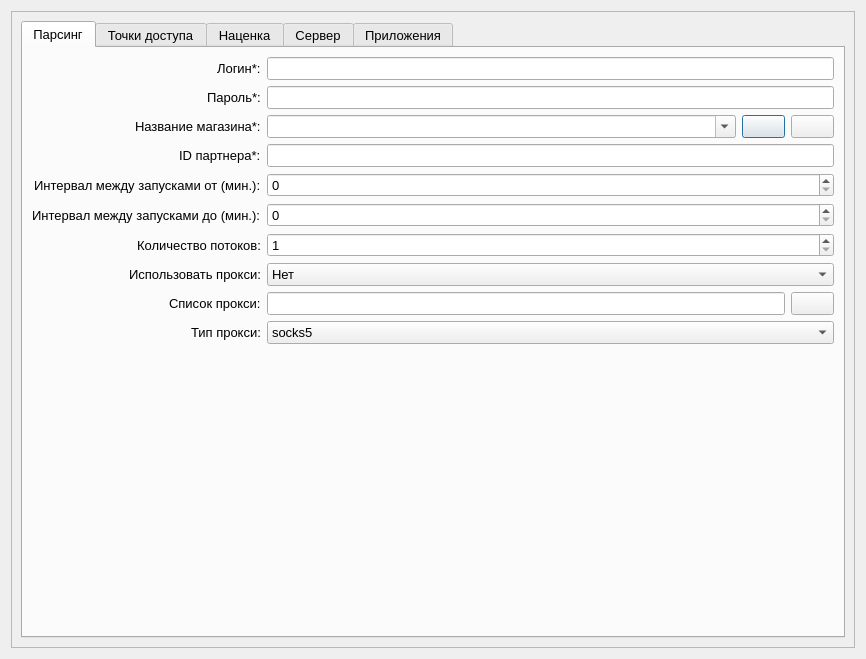
<?xml version="1.0" encoding="UTF-8"?>
<ui version="4.0">
 <class>Dialog</class>
 <widget class="QDialog" name="Dialog">
  <property name="geometry">
   <rect>
    <x>0</x>
    <y>0</y>
    <width>866</width>
    <height>659</height>
   </rect>
  </property>
  <property name="font">
   <font>
    <pointsize>10</pointsize>
    <stylestrategy>PreferDefault</stylestrategy>
   </font>
  </property>
  <property name="focusPolicy">
   <enum>Qt::NoFocus</enum>
  </property>
  <property name="windowTitle">
   <string>Настройки</string>
  </property>
  <property name="windowIcon">
   <iconset resource="../media/conf_rs.qrc">
    <normaloff>:/icons/settings2.ico</normaloff>:/icons/settings2.ico</iconset>
  </property>
  <property name="windowOpacity">
   <double>1.000000000000000</double>
  </property>
  <layout class="QGridLayout" name="gridLayout">
   <item row="0" column="0">
    <widget class="QScrollArea" name="scrollArea">
     <property name="widgetResizable">
      <bool>true</bool>
     </property>
     <widget class="QWidget" name="scrollAreaWidgetContents">
      <property name="geometry">
       <rect>
        <x>0</x>
        <y>0</y>
        <width>846</width>
        <height>639</height>
       </rect>
      </property>
      <layout class="QGridLayout" name="gridLayout_2">
       <item row="0" column="1">
        <widget class="QTabWidget" name="configurationTabWidget">
         <property name="enabled">
          <bool>true</bool>
         </property>
         <property name="sizePolicy">
          <sizepolicy hsizetype="Expanding" vsizetype="Expanding">
           <horstretch>0</horstretch>
           <verstretch>0</verstretch>
          </sizepolicy>
         </property>
         <property name="currentIndex">
          <number>0</number>
         </property>
         <property name="usesScrollButtons">
          <bool>false</bool>
         </property>
         <widget class="QWidget" name="tab">
          <attribute name="icon">
           <iconset resource="../media/conf_rs.qrc">
            <normaloff>:/icons/settings_parser.ico</normaloff>:/icons/settings_parser.ico</iconset>
          </attribute>
          <attribute name="title">
           <string>Парсинг</string>
          </attribute>
          <layout class="QFormLayout" name="formLayout">
           <property name="labelAlignment">
            <set>Qt::AlignRight|Qt::AlignTrailing|Qt::AlignVCenter</set>
           </property>
           <item row="0" column="0">
            <widget class="QLabel" name="email_login_label">
             <property name="text">
              <string>Логин*:</string>
             </property>
            </widget>
           </item>
           <item row="0" column="1">
            <widget class="QLineEdit" name="email_login_lineEdit">
             <property name="sizePolicy">
              <sizepolicy hsizetype="Minimum" vsizetype="Minimum">
               <horstretch>0</horstretch>
               <verstretch>0</verstretch>
              </sizepolicy>
             </property>
             <property name="mouseTracking">
              <bool>false</bool>
             </property>
             <property name="contextMenuPolicy">
              <enum>Qt::NoContextMenu</enum>
             </property>
             <property name="accessibleName">
              <string/>
             </property>
            </widget>
           </item>
           <item row="1" column="0">
            <widget class="QLabel" name="password_label">
             <property name="text">
              <string>Пароль*:</string>
             </property>
            </widget>
           </item>
           <item row="1" column="1">
            <widget class="QLineEdit" name="password_lineEdit"/>
           </item>
           <item row="3" column="0">
            <widget class="QLabel" name="label_16">
             <property name="text">
              <string>Название магазина*:</string>
             </property>
            </widget>
           </item>
           <item row="3" column="1">
            <layout class="QHBoxLayout" name="horizontalLayout_9">
             <item>
              <widget class="QComboBox" name="name_store_comboBox">
               <property name="sizePolicy">
                <sizepolicy hsizetype="Minimum" vsizetype="Minimum">
                 <horstretch>0</horstretch>
                 <verstretch>0</verstretch>
                </sizepolicy>
               </property>
               <property name="editable">
                <bool>true</bool>
               </property>
               <property name="currentText">
                <string/>
               </property>
              </widget>
             </item>
             <item>
              <widget class="QPushButton" name="add_name_store_pushButton">
               <property name="sizePolicy">
                <sizepolicy hsizetype="Fixed" vsizetype="Fixed">
                 <horstretch>10</horstretch>
                 <verstretch>10</verstretch>
                </sizepolicy>
               </property>
               <property name="minimumSize">
                <size>
                 <width>10</width>
                 <height>10</height>
                </size>
               </property>
               <property name="text">
                <string/>
               </property>
               <property name="icon">
                <iconset resource="../media/conf_rs.qrc">
                 <normaloff>:/icons/plus.ico</normaloff>:/icons/plus.ico</iconset>
               </property>
               <property name="flat">
                <bool>false</bool>
               </property>
              </widget>
             </item>
             <item>
              <widget class="QPushButton" name="remove_name_store_pushButton">
               <property name="sizePolicy">
                <sizepolicy hsizetype="Fixed" vsizetype="Fixed">
                 <horstretch>0</horstretch>
                 <verstretch>0</verstretch>
                </sizepolicy>
               </property>
               <property name="text">
                <string/>
               </property>
               <property name="icon">
                <iconset resource="../media/conf_rs.qrc">
                 <normaloff>:/icons/minus.ico</normaloff>:/icons/minus.ico</iconset>
               </property>
              </widget>
             </item>
            </layout>
           </item>
           <item row="6" column="0">
            <widget class="QLabel" name="label_17">
             <property name="text">
              <string>ID партнера*:</string>
             </property>
            </widget>
           </item>
           <item row="6" column="1">
            <widget class="QLineEdit" name="id_partner_lineEdit"/>
           </item>
           <item row="7" column="0">
            <widget class="QLabel" name="label_18">
             <property name="text">
              <string>Интервал между запусками от (мин.):</string>
             </property>
            </widget>
           </item>
           <item row="7" column="1">
            <widget class="QSpinBox" name="interval_from_spinBox">
             <property name="sizePolicy">
              <sizepolicy hsizetype="Minimum" vsizetype="Minimum">
               <horstretch>0</horstretch>
               <verstretch>0</verstretch>
              </sizepolicy>
             </property>
             <property name="minimum">
              <number>0</number>
             </property>
             <property name="value">
              <number>0</number>
             </property>
            </widget>
           </item>
           <item row="8" column="0">
            <widget class="QLabel" name="label_19">
             <property name="text">
              <string>Интервал между запусками до (мин.):</string>
             </property>
            </widget>
           </item>
           <item row="8" column="1">
            <widget class="QSpinBox" name="interval_before_spinBox">
             <property name="sizePolicy">
              <sizepolicy hsizetype="Minimum" vsizetype="Minimum">
               <horstretch>0</horstretch>
               <verstretch>0</verstretch>
              </sizepolicy>
             </property>
            </widget>
           </item>
           <item row="9" column="0">
            <widget class="QLabel" name="label_20">
             <property name="text">
              <string>Количество потоков:</string>
             </property>
            </widget>
           </item>
           <item row="9" column="1">
            <widget class="QSpinBox" name="number_thread_spinBox">
             <property name="sizePolicy">
              <sizepolicy hsizetype="Minimum" vsizetype="Minimum">
               <horstretch>0</horstretch>
               <verstretch>0</verstretch>
              </sizepolicy>
             </property>
             <property name="minimum">
              <number>1</number>
             </property>
            </widget>
           </item>
           <item row="10" column="0">
            <widget class="QLabel" name="label_21">
             <property name="text">
              <string>Использовать прокси:</string>
             </property>
            </widget>
           </item>
           <item row="10" column="1">
            <widget class="QComboBox" name="use_proxy_comboBox">
             <property name="sizePolicy">
              <sizepolicy hsizetype="Minimum" vsizetype="Minimum">
               <horstretch>0</horstretch>
               <verstretch>0</verstretch>
              </sizepolicy>
             </property>
             <item>
              <property name="text">
               <string>Нет</string>
              </property>
             </item>
             <item>
              <property name="text">
               <string>Да</string>
              </property>
             </item>
            </widget>
           </item>
           <item row="11" column="0">
            <widget class="QLabel" name="label_22">
             <property name="text">
              <string>Список прокси:</string>
             </property>
            </widget>
           </item>
           <item row="11" column="1">
            <layout class="QHBoxLayout" name="horizontalLayout">
             <item>
              <widget class="QLineEdit" name="list_proxy_path_lineEdit">
               <property name="enabled">
                <bool>true</bool>
               </property>
               <property name="inputMethodHints">
                <set>Qt::ImhNone</set>
               </property>
               <property name="inputMask">
                <string/>
               </property>
              </widget>
             </item>
             <item>
              <widget class="QPushButton" name="load_list_proxy_pushButton">
               <property name="enabled">
                <bool>true</bool>
               </property>
               <property name="sizePolicy">
                <sizepolicy hsizetype="Minimum" vsizetype="Minimum">
                 <horstretch>0</horstretch>
                 <verstretch>0</verstretch>
                </sizepolicy>
               </property>
               <property name="minimumSize">
                <size>
                 <width>10</width>
                 <height>10</height>
                </size>
               </property>
               <property name="styleSheet">
                <string notr="true"/>
               </property>
               <property name="text">
                <string/>
               </property>
               <property name="icon">
                <iconset resource="../media/conf_rs.qrc">
                 <normaloff>:/icons/folder.ico</normaloff>:/icons/folder.ico</iconset>
               </property>
               <property name="checkable">
                <bool>false</bool>
               </property>
               <property name="checked">
                <bool>false</bool>
               </property>
               <property name="autoRepeat">
                <bool>false</bool>
               </property>
               <property name="autoExclusive">
                <bool>false</bool>
               </property>
               <property name="flat">
                <bool>false</bool>
               </property>
              </widget>
             </item>
            </layout>
           </item>
           <item row="12" column="0">
            <widget class="QLabel" name="label_23">
             <property name="text">
              <string>Тип прокси:</string>
             </property>
            </widget>
           </item>
           <item row="12" column="1">
            <widget class="QComboBox" name="type_proxy_comboBox">
             <property name="enabled">
              <bool>true</bool>
             </property>
             <item>
              <property name="text">
               <string>socks5</string>
              </property>
             </item>
            </widget>
           </item>
          </layout>
         </widget>
         <widget class="QWidget" name="tab_2">
          <attribute name="icon">
           <iconset resource="../media/conf_rs.qrc">
            <normaloff>:/icons/availability.ico</normaloff>:/icons/availability.ico</iconset>
          </attribute>
          <attribute name="title">
           <string>Точки доступа</string>
          </attribute>
          <layout class="QVBoxLayout" name="verticalLayout_3">
           <item>
            <widget class="QScrollArea" name="scrollArea_2">
             <property name="widgetResizable">
              <bool>true</bool>
             </property>
             <widget class="QWidget" name="scrollAreaWidgetContents_2">
              <property name="geometry">
               <rect>
                <x>0</x>
                <y>0</y>
                <width>802</width>
                <height>572</height>
               </rect>
              </property>
              <layout class="QVBoxLayout" name="verticalLayout_4">
               <item>
                <widget class="QGroupBox" name="groupBox">
                 <property name="title">
                  <string>Основной город</string>
                 </property>
                 <layout class="QFormLayout" name="formLayout_9">
                  <property name="labelAlignment">
                   <set>Qt::AlignRight|Qt::AlignTrailing|Qt::AlignVCenter</set>
                  </property>
                  <item row="0" column="0">
                   <widget class="QLabel" name="label_6">
                    <property name="text">
                     <string>Город:</string>
                    </property>
                   </widget>
                  </item>
                  <item row="0" column="1">
                   <widget class="QLineEdit" name="lineEdit_city_name_1">
                    <property name="enabled">
                     <bool>false</bool>
                    </property>
                   </widget>
                  </item>
                  <item row="1" column="0">
                   <widget class="QLabel" name="label_7">
                    <property name="text">
                     <string>Точки продаж:</string>
                    </property>
                   </widget>
                  </item>
                  <item row="1" column="1">
                   <widget class="QLineEdit" name="lineEdit_seller_points_1">
                    <property name="enabled">
                     <bool>false</bool>
                    </property>
                   </widget>
                  </item>
                 </layout>
                </widget>
               </item>
               <item>
                <widget class="QGroupBox" name="groupBox_2">
                 <property name="title">
                  <string>Город 2</string>
                 </property>
                 <layout class="QFormLayout" name="formLayout_8">
                  <property name="labelAlignment">
                   <set>Qt::AlignRight|Qt::AlignTrailing|Qt::AlignVCenter</set>
                  </property>
                  <item row="0" column="0">
                   <widget class="QLabel" name="label_9">
                    <property name="text">
                     <string>Город:</string>
                    </property>
                   </widget>
                  </item>
                  <item row="0" column="1">
                   <widget class="QLineEdit" name="lineEdit_city_name_2">
                    <property name="enabled">
                     <bool>false</bool>
                    </property>
                   </widget>
                  </item>
                  <item row="1" column="0">
                   <widget class="QLabel" name="label_8">
                    <property name="text">
                     <string>Точки продаж:</string>
                    </property>
                   </widget>
                  </item>
                  <item row="1" column="1">
                   <widget class="QLineEdit" name="lineEdit_seller_points_2">
                    <property name="enabled">
                     <bool>false</bool>
                    </property>
                   </widget>
                  </item>
                 </layout>
                </widget>
               </item>
               <item>
                <widget class="QGroupBox" name="groupBox_3">
                 <property name="title">
                  <string>Город 3</string>
                 </property>
                 <layout class="QFormLayout" name="formLayout_7">
                  <property name="labelAlignment">
                   <set>Qt::AlignRight|Qt::AlignTrailing|Qt::AlignVCenter</set>
                  </property>
                  <item row="0" column="0">
                   <widget class="QLabel" name="label_11">
                    <property name="text">
                     <string>Город:</string>
                    </property>
                   </widget>
                  </item>
                  <item row="0" column="1">
                   <widget class="QLineEdit" name="lineEdit_city_name_3">
                    <property name="enabled">
                     <bool>false</bool>
                    </property>
                   </widget>
                  </item>
                  <item row="1" column="0">
                   <widget class="QLabel" name="label_10">
                    <property name="text">
                     <string>Точки продаж:</string>
                    </property>
                   </widget>
                  </item>
                  <item row="1" column="1">
                   <widget class="QLineEdit" name="lineEdit_seller_points_3">
                    <property name="enabled">
                     <bool>false</bool>
                    </property>
                   </widget>
                  </item>
                 </layout>
                </widget>
               </item>
               <item>
                <widget class="QGroupBox" name="groupBox_4">
                 <property name="title">
                  <string>Город 4</string>
                 </property>
                 <layout class="QFormLayout" name="formLayout_6">
                  <property name="labelAlignment">
                   <set>Qt::AlignRight|Qt::AlignTrailing|Qt::AlignVCenter</set>
                  </property>
                  <item row="0" column="0">
                   <widget class="QLabel" name="label_34">
                    <property name="text">
                     <string>Город:</string>
                    </property>
                   </widget>
                  </item>
                  <item row="0" column="1">
                   <widget class="QLineEdit" name="lineEdit_city_name_4">
                    <property name="enabled">
                     <bool>false</bool>
                    </property>
                   </widget>
                  </item>
                  <item row="1" column="0">
                   <widget class="QLabel" name="label_12">
                    <property name="text">
                     <string>Точки продаж:</string>
                    </property>
                   </widget>
                  </item>
                  <item row="1" column="1">
                   <widget class="QLineEdit" name="lineEdit_seller_points_4">
                    <property name="enabled">
                     <bool>false</bool>
                    </property>
                   </widget>
                  </item>
                 </layout>
                </widget>
               </item>
               <item>
                <layout class="QFormLayout" name="formLayout_2">
                 <property name="labelAlignment">
                  <set>Qt::AlignRight|Qt::AlignTrailing|Qt::AlignVCenter</set>
                 </property>
                 <item row="0" column="0">
                  <widget class="QLabel" name="label_5">
                   <property name="text">
                    <string>№ города:</string>
                   </property>
                  </widget>
                 </item>
                 <item row="0" column="1">
                  <widget class="QComboBox" name="comboBox_number_cities"/>
                 </item>
                 <item row="1" column="0">
                  <widget class="QLabel" name="label">
                   <property name="text">
                    <string>Название города:</string>
                   </property>
                  </widget>
                 </item>
                 <item row="1" column="1">
                  <widget class="QComboBox" name="comboBox_name_city"/>
                 </item>
                 <item row="2" column="0">
                  <widget class="QLabel" name="label_2">
                   <property name="text">
                    <string>Точки продаж:</string>
                   </property>
                  </widget>
                 </item>
                 <item row="2" column="1">
                  <layout class="QHBoxLayout" name="horizontalLayout_5">
                   <item>
                    <widget class="QLineEdit" name="lineEdit_list_PP">
                     <property name="enabled">
                      <bool>false</bool>
                     </property>
                    </widget>
                   </item>
                   <item>
                    <widget class="QComboBox" name="comboBox_list_name_pp"/>
                   </item>
                   <item>
                    <widget class="QPushButton" name="pushButton_add_pp">
                     <property name="text">
                      <string/>
                     </property>
                     <property name="icon">
                      <iconset resource="../media/conf_rs.qrc">
                       <normaloff>:/icons/plus.ico</normaloff>:/icons/plus.ico</iconset>
                     </property>
                    </widget>
                   </item>
                   <item>
                    <widget class="QPushButton" name="pushButton_clear_all_pp">
                     <property name="sizePolicy">
                      <sizepolicy hsizetype="Fixed" vsizetype="Fixed">
                       <horstretch>0</horstretch>
                       <verstretch>0</verstretch>
                      </sizepolicy>
                     </property>
                     <property name="text">
                      <string/>
                     </property>
                     <property name="icon">
                      <iconset resource="../media/conf_rs.qrc">
                       <normaloff>:/icons/minus.ico</normaloff>:/icons/minus.ico</iconset>
                     </property>
                    </widget>
                   </item>
                  </layout>
                 </item>
                 <item row="3" column="0">
                  <widget class="QLabel" name="label_4">
                   <property name="text">
                    <string/>
                   </property>
                  </widget>
                 </item>
                 <item row="3" column="1">
                  <layout class="QHBoxLayout" name="horizontalLayout_10">
                   <item>
                    <spacer name="horizontalSpacer">
                     <property name="orientation">
                      <enum>Qt::Horizontal</enum>
                     </property>
                     <property name="sizeHint" stdset="0">
                      <size>
                       <width>40</width>
                       <height>20</height>
                      </size>
                     </property>
                    </spacer>
                   </item>
                   <item>
                    <widget class="QPushButton" name="pushButton_add_city">
                     <property name="text">
                      <string>Добавить город</string>
                     </property>
                    </widget>
                   </item>
                  </layout>
                 </item>
                </layout>
               </item>
              </layout>
             </widget>
            </widget>
           </item>
          </layout>
         </widget>
         <widget class="QWidget" name="tab_4">
          <property name="layoutDirection">
           <enum>Qt::LeftToRight</enum>
          </property>
          <attribute name="icon">
           <iconset resource="../media/conf_rs.qrc">
            <normaloff>:/icons/price.ico</normaloff>:/icons/price.ico</iconset>
          </attribute>
          <attribute name="title">
           <string>Наценка</string>
          </attribute>
          <layout class="QFormLayout" name="formLayout_3">
           <property name="sizeConstraint">
            <enum>QLayout::SetDefaultConstraint</enum>
           </property>
           <property name="fieldGrowthPolicy">
            <enum>QFormLayout::AllNonFixedFieldsGrow</enum>
           </property>
           <property name="rowWrapPolicy">
            <enum>QFormLayout::DontWrapRows</enum>
           </property>
           <property name="labelAlignment">
            <set>Qt::AlignBottom|Qt::AlignRight|Qt::AlignTrailing</set>
           </property>
           <property name="formAlignment">
            <set>Qt::AlignHCenter|Qt::AlignTop</set>
           </property>
           <property name="leftMargin">
            <number>16</number>
           </property>
           <property name="topMargin">
            <number>9</number>
           </property>
           <item row="0" column="0">
            <widget class="QLabel" name="label_13">
             <property name="text">
              <string>Формирование цены:</string>
             </property>
            </widget>
           </item>
           <item row="0" column="1">
            <layout class="QFormLayout" name="formLayout_4">
             <item row="2" column="1">
              <widget class="QRadioButton" name="different_price_citiesradioButton">
               <property name="text">
                <string>Разные цены для всех городов</string>
               </property>
              </widget>
             </item>
             <item row="1" column="1">
              <widget class="QRadioButton" name="same_price_citiesradioButton">
               <property name="text">
                <string>Одна цена для всех городов</string>
               </property>
               <property name="checked">
                <bool>true</bool>
               </property>
              </widget>
             </item>
            </layout>
           </item>
           <item row="1" column="0">
            <widget class="QLabel" name="interval_change_price_label">
             <property name="text">
              <string>Интервал изменение цен(тг):</string>
             </property>
            </widget>
           </item>
           <item row="1" column="1">
            <widget class="QSpinBox" name="interval_change_price_spinBox"/>
           </item>
           <item row="2" column="0">
            <widget class="QLabel" name="label_27">
             <property name="inputMethodHints">
              <set>Qt::ImhNone</set>
             </property>
             <property name="text">
              <string notr="true">Учитывать сроки доставки: </string>
             </property>
             <property name="textFormat">
              <enum>Qt::AutoText</enum>
             </property>
             <property name="scaledContents">
              <bool>false</bool>
             </property>
             <property name="alignment">
              <set>Qt::AlignRight|Qt::AlignTrailing|Qt::AlignVCenter</set>
             </property>
             <property name="wordWrap">
              <bool>false</bool>
             </property>
             <property name="margin">
              <number>-1</number>
             </property>
             <property name="indent">
              <number>-1</number>
             </property>
             <property name="openExternalLinks">
              <bool>false</bool>
             </property>
             <property name="textInteractionFlags">
              <set>Qt::LinksAccessibleByKeyboard</set>
             </property>
            </widget>
           </item>
           <item row="2" column="1">
            <widget class="QComboBox" name="consider_deliver_times_comboBox">
             <property name="focusPolicy">
              <enum>Qt::WheelFocus</enum>
             </property>
             <property name="layoutDirection">
              <enum>Qt::LeftToRight</enum>
             </property>
             <property name="autoFillBackground">
              <bool>true</bool>
             </property>
             <property name="locale">
              <locale language="English" country="UnitedStates"/>
             </property>
             <property name="maxVisibleItems">
              <number>10</number>
             </property>
             <property name="duplicatesEnabled">
              <bool>false</bool>
             </property>
             <item>
              <property name="text">
               <string>Нет</string>
              </property>
             </item>
             <item>
              <property name="text">
               <string>Да</string>
              </property>
             </item>
            </widget>
           </item>
           <item row="3" column="0">
            <widget class="QLabel" name="label_14">
             <property name="text">
              <string>Применить базу лимитов переоценки</string>
             </property>
            </widget>
           </item>
           <item row="3" column="1">
            <widget class="QComboBox" name="use_base_limit_comboBox">
             <item>
              <property name="text">
               <string>Нет</string>
              </property>
             </item>
             <item>
              <property name="text">
               <string>Да</string>
              </property>
             </item>
            </widget>
           </item>
           <item row="4" column="0">
            <widget class="QLabel" name="label_28">
             <property name="text">
              <string>Поднятие цены к цене конкурента:</string>
             </property>
            </widget>
           </item>
           <item row="4" column="1">
            <widget class="QComboBox" name="up_price_to_competitor_comboBox">
             <item>
              <property name="text">
               <string>Нет</string>
              </property>
             </item>
             <item>
              <property name="text">
               <string>Да</string>
              </property>
             </item>
            </widget>
           </item>
           <item row="5" column="0">
            <widget class="QLabel" name="label_15">
             <property name="enabled">
              <bool>true</bool>
             </property>
             <property name="text">
              <string>Исключить из парсинга определенные товары:</string>
             </property>
            </widget>
           </item>
           <item row="5" column="1">
            <layout class="QHBoxLayout" name="horizontalLayout_3">
             <item>
              <widget class="QPushButton" name="list_articulpushButton">
               <property name="sizePolicy">
                <sizepolicy hsizetype="Fixed" vsizetype="Fixed">
                 <horstretch>0</horstretch>
                 <verstretch>0</verstretch>
                </sizepolicy>
               </property>
               <property name="text">
                <string/>
               </property>
               <property name="icon">
                <iconset resource="../media/conf_rs.qrc">
                 <normaloff>:/icons/file_txt.ico</normaloff>:/icons/file_txt.ico</iconset>
               </property>
              </widget>
             </item>
             <item>
              <spacer name="horizontalSpacer_2">
               <property name="orientation">
                <enum>Qt::Horizontal</enum>
               </property>
               <property name="sizeHint" stdset="0">
                <size>
                 <width>40</width>
                 <height>20</height>
                </size>
               </property>
              </spacer>
             </item>
            </layout>
           </item>
          </layout>
         </widget>
         <widget class="QWidget" name="tab_3">
          <attribute name="icon">
           <iconset resource="../media/conf_rs.qrc">
            <normaloff>:/icons/server.ico</normaloff>:/icons/server.ico</iconset>
          </attribute>
          <attribute name="title">
           <string>Сервер</string>
          </attribute>
          <layout class="QFormLayout" name="formLayout_5">
           <property name="labelAlignment">
            <set>Qt::AlignRight|Qt::AlignTrailing|Qt::AlignVCenter</set>
           </property>
           <property name="formAlignment">
            <set>Qt::AlignLeading|Qt::AlignLeft|Qt::AlignTop</set>
           </property>
           <item row="0" column="0">
            <widget class="QLabel" name="label_30">
             <property name="text">
              <string>Авт.загр. xml в локальный http-сервер:</string>
             </property>
            </widget>
           </item>
           <item row="1" column="0">
            <widget class="QLabel" name="label_31">
             <property name="text">
              <string>Авт.загр. xml  в сервер google cloud:</string>
             </property>
            </widget>
           </item>
           <item row="1" column="1">
            <widget class="QComboBox" name="auto_downl_xml_to_google_comboBox">
             <item>
              <property name="text">
               <string>Нет</string>
              </property>
             </item>
             <item>
              <property name="text">
               <string>Да</string>
              </property>
             </item>
            </widget>
           </item>
           <item row="2" column="0">
            <widget class="QLabel" name="label_25">
             <property name="text">
              <string>Название xml файла в сервере*:</string>
             </property>
            </widget>
           </item>
           <item row="2" column="1">
            <widget class="QLineEdit" name="name_xml_file_lineEdit"/>
           </item>
           <item row="3" column="0">
            <widget class="QLabel" name="label_26">
             <property name="text">
              <string>Название папки в сервере*:</string>
             </property>
            </widget>
           </item>
           <item row="3" column="1">
            <widget class="QLineEdit" name="name_folder_lineEdit"/>
           </item>
           <item row="0" column="1">
            <layout class="QHBoxLayout" name="horizontalLayout_2">
             <item>
              <widget class="QComboBox" name="auto_downl_xml_comboBox">
               <property name="enabled">
                <bool>true</bool>
               </property>
               <property name="editable">
                <bool>false</bool>
               </property>
               <item>
                <property name="text">
                 <string>Нет</string>
                </property>
               </item>
               <item>
                <property name="text">
                 <string>Да</string>
                </property>
               </item>
              </widget>
             </item>
             <item>
              <widget class="QRadioButton" name="radioButton_cond_use_ngrok">
               <property name="enabled">
                <bool>false</bool>
               </property>
               <property name="sizePolicy">
                <sizepolicy hsizetype="Fixed" vsizetype="Fixed">
                 <horstretch>0</horstretch>
                 <verstretch>0</verstretch>
                </sizepolicy>
               </property>
               <property name="text">
                <string/>
               </property>
              </widget>
             </item>
            </layout>
           </item>
          </layout>
         </widget>
         <widget class="QWidget" name="tab_5">
          <attribute name="icon">
           <iconset resource="../media/conf_rs.qrc">
            <normaloff>:/icons/settings_app.ico</normaloff>:/icons/settings_app.ico</iconset>
          </attribute>
          <attribute name="title">
           <string>Приложения</string>
          </attribute>
          <layout class="QGridLayout" name="gridLayout_3">
           <item row="0" column="0">
            <widget class="QTabWidget" name="tabWidget_2">
             <property name="tabPosition">
              <enum>QTabWidget::West</enum>
             </property>
             <property name="currentIndex">
              <number>0</number>
             </property>
             <widget class="QWidget" name="tab_6">
              <attribute name="title">
               <string>Темы</string>
              </attribute>
              <layout class="QVBoxLayout" name="verticalLayout_2">
               <item>
                <layout class="QVBoxLayout" name="verticalLayout">
                 <item>
                  <widget class="QRadioButton" name="lightModeRadioButton">
                   <property name="text">
                    <string>Light</string>
                   </property>
                   <property name="checkable">
                    <bool>true</bool>
                   </property>
                   <property name="checked">
                    <bool>false</bool>
                   </property>
                  </widget>
                 </item>
                 <item>
                  <widget class="QRadioButton" name="darkModeRadioButton">
                   <property name="text">
                    <string>Dark</string>
                   </property>
                  </widget>
                 </item>
                 <item>
                  <widget class="QRadioButton" name="bearModeRadioButton">
                   <property name="text">
                    <string>Bear</string>
                   </property>
                  </widget>
                 </item>
                 <item>
                  <spacer name="verticalSpacer">
                   <property name="orientation">
                    <enum>Qt::Vertical</enum>
                   </property>
                   <property name="sizeHint" stdset="0">
                    <size>
                     <width>20</width>
                     <height>40</height>
                    </size>
                   </property>
                  </spacer>
                 </item>
                </layout>
               </item>
              </layout>
             </widget>
             <widget class="QWidget" name="tab_7">
              <attribute name="title">
               <string>Другие</string>
              </attribute>
             </widget>
            </widget>
           </item>
          </layout>
         </widget>
        </widget>
       </item>
      </layout>
     </widget>
    </widget>
   </item>
  </layout>
 </widget>
 <resources>
  <include location="../media/conf_rs.qrc"/>
 </resources>
 <connections/>
</ui>
